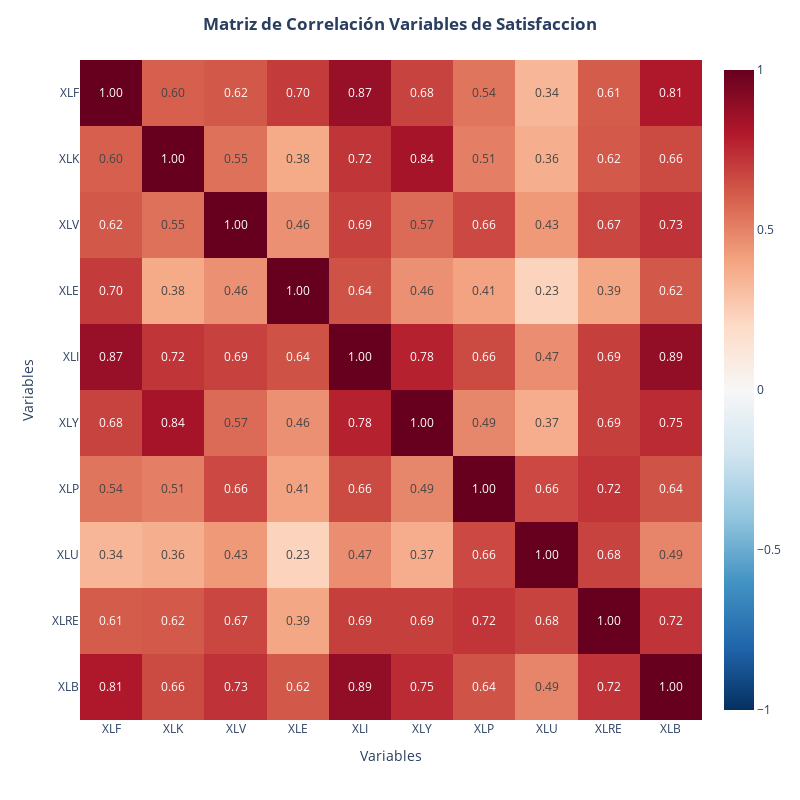

This figure's notebook cell:
### Code cell
#Matriz de correlacion

correlation_matrix = excess_returns_df.corr()

# heatmap con Plotly
fig = px.imshow(
    correlation_matrix,
    x=correlation_matrix.columns,
    y=correlation_matrix.index,
    color_continuous_scale='RdBu_r',
    zmin=-1, zmax=1,
    aspect="auto",
    text_auto=".2f"
)

fig.update_layout(
    title='<b>Matriz de Correlación para los rendimientos en exceso de los EFTs </b>',
    width=800,
    height=800,
    xaxis_title="Variables",
    yaxis_title="Variables",
    title_x =0.5
)

fig.show()

### Figure 1 — Plotly figure (JSON) as saved in the notebook; plotly's stock layout.template omitted (floating-point values rounded to 4 significant figures)
{"data": [{"coloraxis": "coloraxis", "hovertemplate": "x: %{x}<br>y: %{y}<br>color: %{z}<extra></extra>", "name": "0", "texttemplate": "%{z:.2f}", "type": "heatmap", "x": ["XLF", "XLK", "XLV", "XLE", "XLI", "XLY", "XLP", "XLU", "XLRE", "XLB"], "xaxis": "x", "y": ["XLF", "XLK", "XLV", "XLE", "XLI", "XLY", "XLP", "XLU", "XLRE", "XLB"], "yaxis": "y", "z": [[1.0, 0.5994, 0.6216, 0.7021, 0.8682, 0.6806, 0.5395, 0.3382, 0.6117, 0.8078], [0.5994, 1.0, 0.552, 0.3823, 0.7208, 0.8352, 0.5093, 0.3642, 0.6185, 0.6588], [0.6216, 0.552, 1.0, 0.4608, 0.685, 0.5667, 0.6633, 0.4335, 0.6687, 0.7281], [0.7021, 0.3823, 0.4608, 1.0, 0.6387, 0.4621, 0.4053, 0.227, 0.3936, 0.6225], [0.8682, 0.7208, 0.685, 0.6387, 1.0, 0.7761, 0.6619, 0.4698, 0.6927, 0.8869], [0.6806, 0.8352, 0.5667, 0.4621, 0.7761, 1.0, 0.4901, 0.3695, 0.6925, 0.7473], [0.5395, 0.5093, 0.6633, 0.4053, 0.6619, 0.4901, 1.0, 0.663, 0.7183, 0.6362], [0.3382, 0.3642, 0.4335, 0.227, 0.4698, 0.3695, 0.663, 1.0, 0.6809, 0.4939], [0.6117, 0.6185, 0.6687, 0.3936, 0.6927, 0.6925, 0.7183, 0.6809, 1.0, 0.7241], [0.8078, 0.6588, 0.7281, 0.6225, 0.8869, 0.7473, 0.6362, 0.4939, 0.7241, 1.0]]}], "layout": {"coloraxis": {"cmax": 1, "cmin": -1, "colorscale": [[0, "rgb(5,48,97)"], [0.1, "rgb(33,102,172)"], [0.2, "rgb(67,147,195)"], [0.3, "rgb(146,197,222)"], [0.4, "rgb(209,229,240)"], [0.5, "rgb(247,247,247)"], [0.6, "rgb(253,219,199)"], [0.7, "rgb(244,165,130)"], [0.8, "rgb(214,96,77)"], [0.9, "rgb(178,24,43)"], [1, "rgb(103,0,31)"]]}, "height": 800, "margin": {"t": 60}, "title": {"text": "<b>Matriz de Correlación Variables de Satisfaccion</b>", "x": 0.5}, "width": 800, "xaxis": {"anchor": "y", "domain": [0, 1], "title": {"text": "Variables"}}, "yaxis": {"anchor": "x", "autorange": "reversed", "domain": [0, 1], "title": {"text": "Variables"}}}}
